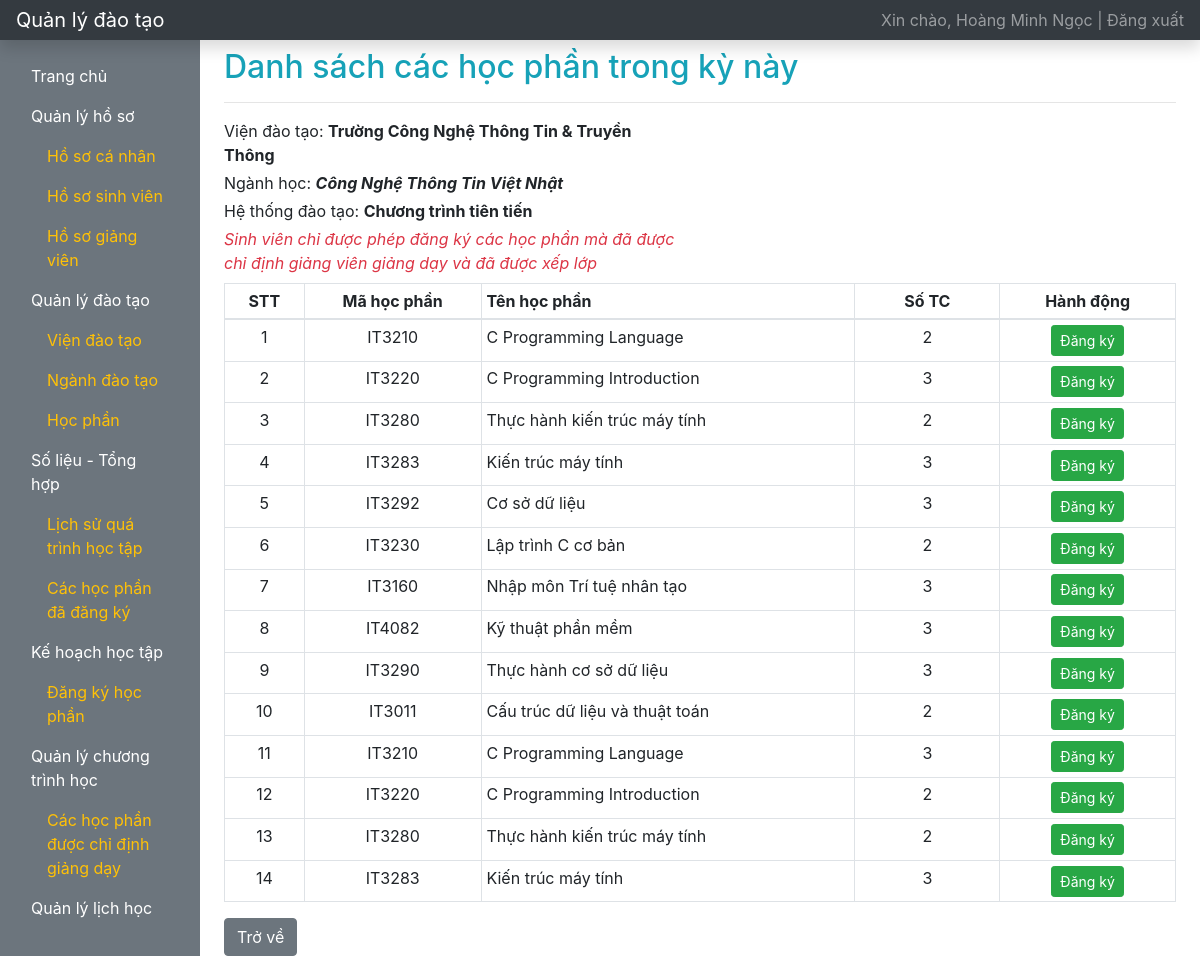
Screenshot of /index.php?r=danh-sach-hoc-phan (signed in) with the database file from the repository.
### tables this page shows
CREATE TABLE `user` (
  `id` int(11) NOT NULL,
  `username` varchar(64) NOT NULL,
  `password` varchar(128) NOT NULL,
  `user_type` varchar(32) NOT NULL,
  `user_code` varchar(32) DEFAULT NULL,
  `fullname` varchar(128) NOT NULL,
  `dob` date NOT NULL,
  `phone_number` varchar(15) DEFAULT NULL,
  `email` varchar(64) DEFAULT NULL,
  `address` varchar(512) DEFAULT NULL,
  `status` varchar(32) NOT NULL DEFAULT 'active'
);

CREATE TABLE `training_institute` (
  `id` int(11) NOT NULL,
  `training_institute_code` varchar(32) NOT NULL,
  `training_institute_name` varchar(128) NOT NULL
);

CREATE TABLE `training_majors` (
  `id` int(11) NOT NULL,
  `training_institute_code` varchar(32) NOT NULL,
  `training_system_code` varchar(32) NOT NULL,
  `training_majors_code` varchar(32) NOT NULL,
  `training_majors_name` varchar(128) NOT NULL
);

CREATE TABLE `training_system` (
  `id` int(11) NOT NULL,
  `training_system_code` varchar(32) NOT NULL,
  `training_system_name` varchar(128) NOT NULL
);

CREATE TABLE `subject` (
  `id` int(11) NOT NULL,
  `training_majors_code` varchar(32) NOT NULL,
  `training_system_code` varchar(32) NOT NULL,
  `subject_code` varchar(32) NOT NULL,
  `subject_name` varchar(128) NOT NULL,
  `num_of_credit` tinyint(2) NOT NULL
);

### WEB/function.php (called while the page is built, shortened)
<?php
    function getInfoLoginFromSession()
    {
        $key = 'user_login';
        if (isset($_SESSION[$key])) {
            $data = $_SESSION[$key];
            return $data;
        }
        return array();
    }
    function getFullnameUserLogin()
    {
        $info_user = getInfoLoginFromSession();
        if (empty($info_user) == false) {
            $fullname = $info_user['fullname'];
            return $fullname;
        }
        return '';
    }
    function getUserIdLogin()
    {
        $info_user = getInfoLoginFromSession();
        if (empty($info_user) == false) {
            $fullname = $info_user['id'];
            return $fullname;
        }
        return '';
    }
?>

### WEB/database.php (called while the page is built, shortened)
<?php
    function getOne($instance_db, $sql)
    {
        $stmt = $instance_db->prepare($sql);
        $stmt->setFetchMode(PDO::FETCH_ASSOC);
        $stmt->execute();
        return $stmt->fetch();
    }
    function getAll($instance_db, $sql)
    {
        $stmt = $instance_db->prepare($sql);
        $stmt->setFetchMode(PDO::FETCH_ASSOC);
        $stmt->execute();
        $data = array();
        while ($row = $stmt->fetch()) {
            $data[] = $row;
        }
        return $data;
    }
    function getInfoLogin($instance_db, $username, $password)
    {
        $sql = "SELECT * FROM USER WHERE USERNAME = '{$username}' AND PASSWORD = '{$password}'";
        return getOne($instance_db, $sql);
    }
?>

### WEB/danh-sach-hoc-phan.php (the view, shortened to what this page needs)
<?php
    $sql1 = "SELECT TRAINING_INSTITUTE_NAME, TRAINING_MAJORS_NAME FROM PROFILE AS P INNER JOIN TRAINING_INSTITUTE AS TI ON P.TRAINING_INSTITUTE_CODE = TI.TRAINING_INSTITUTE_CODE " .
            "INNER JOIN TRAINING_MAJORS AS TM ON TI.TRAINING_INSTITUTE_CODE = TM.TRAINING_INSTITUTE_CODE WHERE P.USER_ID = {$user_id}";
    $training_institute = getOne($connect, $sql1);
    $sql2 = "SELECT TRAINING_SYSTEM_NAME FROM TRAINING_SYSTEM AS TS INNER JOIN TRAINING_MAJORS AS TM ON TS.TRAINING_SYSTEM_CODE = TM.TRAINING_SYSTEM_CODE " .
            "INNER JOIN TRAINING_INSTITUTE AS TI ON TM.TRAINING_INSTITUTE_CODE = TI.TRAINING_INSTITUTE_CODE " .
            "INNER JOIN PROFILE AS P ON TI.TRAINING_INSTITUTE_CODE = P.TRAINING_INSTITUTE_CODE WHERE P.USER_ID = {$user_id}";
    $training_system = getOne($connect, $sql2);
    $sql3 = "SELECT * FROM SUBJECT AS S INNER JOIN TRAINING_MAJORS AS TM ON S.TRAINING_MAJORS_CODE = TM.TRAINING_MAJORS_CODE WHERE TM.TRAINING_INSTITUTE_CODE = (SELECT TRAINING_INSTITUTE_CODE FROM PROFILE WHERE USER_ID = {$user_id}) " .
            "AND S.SUBJECT_CODE IN (SELECT SUBJECT_CODE FROM TEACHING WHERE STATUS ='inprogress')";
    $list_subject = getAll($connect, $sql3);
?>
<h2 class=" mt-2 text-info">Danh sách các học phần trong kỳ này</h2>
<hr>
<div class="container-fluid">
    <div class="row">
        <div class="col-sm-6 pl-0">
            <p class="mb-1">Viện đào tạo: <b><?= $training_institute['TRAINING_INSTITUTE_NAME']?></b></p>
            <p class="mb-1">Ngành học: <b><i><?= $training_institute['TRAINING_MAJORS_NAME']?></i></b></p>
            <p class="mb-1">Hệ thống đào tạo: <b><?= $training_system['TRAINING_SYSTEM_NAME']?></b></p>
            <i class="text-danger">Sinh viên chỉ được phép đăng ký các học phần mà đã được chỉ định giảng viên giảng dạy và đã được xếp lớp</i>
        </div>
    </div>
</div>
<div class="table-responsive mt-2">
    <table class="table table-sm table-bordered table-hover">
        <thead>
            <tr>
                <th class="text-center" style="width: 1%;">STT</th>
                <th class="text-center" style="width: 3%;">Mã học phần</th>
                <th class="" style="width: 7%;">Tên học phần</th>
                <th class="text-center" style="width: 3%;">Số TC</th>
                <th class="text-center" style="width: 3%;">Hành động</th>
            </tr>
        </thead>
        <tbody>
        <?php
        $stt = 1;
        foreach ($list_subject as $subject) {
            ?>
            <tr>
                <td class="text-center"><?= $stt?></td>
                <td class="text-center"><?= $subject['subject_code']?></td>
                <td class=""><?= $subject['subject_name']?></td>
                <td class="text-center"><?= $subject['num_of_credit']?></td>
                <td class="text-center">
                    <a href="<?= '?r=dang-ky-hoc-phan&subject_code=' . $subject['subject_code']?>" class="btn btn-sm btn-success">Đăng ký</a>
                </td>
            </tr>
        <?php
            $stt++;
        }
        ?>
        </tbody>
    </table>
</div>
<a href="?r=trang-chu" class="btn btn-secondary">Trở về</a>

### WEB/layouts/topbar.php
<nav class="navbar navbar-dark sticky-top bg-dark flex-md-nowrap p-0 shadow">
    <a class="navbar-brand col-md-3 col-lg-2 mr-0 px-3" href="?r=trang-chu">Quản lý đào tạo</a>
    <ul class="navbar-nav px-3">
        <li class="nav-item text-nowrap">
            <a class="nav-link" href="dang-xuat.php">Xin chào, <?= getFullnameUserLogin()?> | Đăng xuất</a>
        </li>
    </ul>
</nav>

### rows the page displays
user: fullname "Hoàng Minh Ngọc"
training_institute: training_institute_name "Trường Công Nghệ Thông Tin & Truyền Thông"
training_majors: training_majors_name "Công Nghệ Thông Tin Việt Nhật"
training_system: training_system_name "Chương trình tiên tiến"
subject: subject_code "IT3210", subject_name "C Programming Language", num_of_credit "2"
subject: subject_code "IT3220", subject_name "C Programming Introduction", num_of_credit "3"
subject: subject_code "IT3280", subject_name "Thực hành kiến trúc máy tính", num_of_credit "2"
subject: subject_code "IT3283", subject_name "Kiến trúc máy tính", num_of_credit "3"
subject: subject_code "IT3292", subject_name "Cơ sở dữ liệu", num_of_credit "3"
subject: subject_code "IT3230", subject_name "Lập trình C cơ bản", num_of_credit "2"
subject: subject_code "IT3160", subject_name "Nhập môn Trí tuệ nhân tạo", num_of_credit "3"
subject: subject_code "IT4082", subject_name "Kỹ thuật phần mềm", num_of_credit "3"
subject: subject_code "IT3290", subject_name "Thực hành cơ sở dữ liệu", num_of_credit "3"
subject: subject_code "IT3011", subject_name "Cấu trúc dữ liệu và thuật toán", num_of_credit "2"
subject: subject_code "IT3210", subject_name "C Programming Language", num_of_credit "3"
subject: subject_code "IT3220", subject_name "C Programming Introduction", num_of_credit "2"
subject: subject_code "IT3280", subject_name "Thực hành kiến trúc máy tính", num_of_credit "2"
subject: subject_code "IT3283", subject_name "Kiến trúc máy tính", num_of_credit "3"
